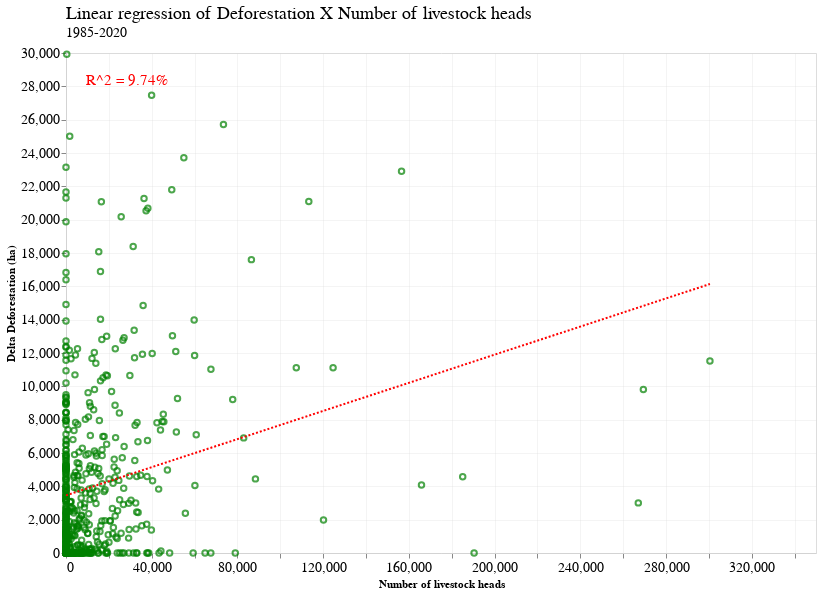

Notebook code for this chart:
### Code cell
chart = alt.Chart(complete_df_pecuaria).mark_point(color='green').encode(
    x=alt.X('delta_cabecas', axis=alt.Axis(title='Number of livestock heads')),
    y=alt.Y('deforestation_ha', axis=alt.Axis(title='Delta Deforestation (ha)')),
)

reg_chart = (
    chart + 
    chart.transform_regression(
        'delta_cabecas', 'deforestation_ha'
    ).mark_line(
        color='red', strokeDash=[2]
    )
)

# text = alt.Chart({'values':[{}]}).mark_text(
#     align="left", baseline="top", size=15, color='red', angle=350
# ).encode(
#     x=alt.value(400),  # pixels from left
#     y=alt.value(370),  # pixels from top
#     text=alt.value("y = 2337.35 + 0.0039 * x"))

text2 = alt.Chart({'values':[{}]}).mark_text(
    align="left", baseline="top", size=15, color='red',
).encode(
    x=alt.value(20),  # pixels from left
    y=alt.value(20),  # pixels from top
    text=alt.value("R^2 = 9.74%"))

reg_chart = reg_chart + text2 #+ text

final_chart = reg_chart.properties(
    width=750,
    height=500,
    title=science_theme_title(
        text="Linear regression of Deforestation X Number of livestock heads", 
        subtitle="1985-2020"
    )
)

final_chart

### Figure 1 — Vega-Lite specification as saved in the notebook (floating-point values rounded to 4 significant figures; data arrays with more than 128 entries replaced by an {"elided": "..."} marker saying what was removed)
{"config": {"view": {"width": 533.3, "height": 300.0, "fill": "white"}, "title": {"align": "left", "anchor": "start", "frame": "group", "font": "Helvetica Neue", "fontSize": 18, "dy": -2, "subtitleFont": "Helvetica Neue", "subtitleFontSize": 14, "fontWeight": "normal"}, "axis": {"domainColor": "lightGrey", "gridColor": "lightGrey", "gridWidth": 0.25, "titleFont": "Helvetica Neue", "titleFontSize": 11, "labelFont": "Helvetica Neue", "labelFontSize": 14}, "legend": {"layout": {"anchor": "start"}, "labelLimit": 0, "titleFontSize": 14, "titleFont": "Helvetica Neue", "labelFontSize": 14, "labelFont": "Helvetica Neue"}, "header": {"title": null, "titleFont": "Helvetica Neue", "labelFont": "Helvetica Neue", "labelFontSize": 14, "labelPadding": 2}, "range": {"category": ["#0C66B5", "#BA1D32", "#0F8E40", "#E56F20", "#862BAF", "#626D69", "#ED5087", "#3DB9E2", "#51DB63", "#E26868", "#FFB270", "#B37CEA", "#A8A1A4", "#FF87CD"]}}, "layer": [{"mark": {"type": "point", "color": "green"}, "encoding": {"x": {"axis": {"title": "Number of livestock heads"}, "field": "delta_cabecas", "type": "quantitative"}, "y": {"axis": {"title": "Delta Deforestation (ha)"}, "field": "deforestation_ha", "type": "quantitative"}}}, {"mark": {"type": "line", "color": "red", "strokeDash": [2]}, "encoding": {"x": {"axis": {"title": "Number of livestock heads"}, "field": "delta_cabecas", "type": "quantitative"}, "y": {"axis": {"title": "Delta Deforestation (ha)"}, "field": "deforestation_ha", "type": "quantitative"}}, "transform": [{"on": "delta_cabecas", "regression": "deforestation_ha"}]}, {"data": {"name": "empty"}, "mark": {"type": "text", "align": "left", "baseline": "top", "color": "red", "size": 15}, "encoding": {"text": {"value": "R^2 = 9.74%"}, "x": {"value": 20}, "y": {"value": 20}}}], "data": {"name": "data-5384e9e08e28ed23163d6d6c16d36c2a"}, "height": 500, "title": {"align": "left", "anchor": "start", "frame": "group", "font": "Helvetica Neue", "fontSize": 18, "dy": -2, "subtitleFont": "Helvetica Neue", "subtitleFontSize": 14, "fontWeight": "normal", "text": "Linear regression of Deforestation X Number of livestock heads", "subtitle": "1985-2020"}, "width": 750, "$schema": "https://vega.github.io/schema/vega-lite/v4.17.0.json", "datasets": {"data-5384e9e08e28ed23163d6d6c16d36c2a": {"elided": "576 records"}, "empty": [{}]}}
